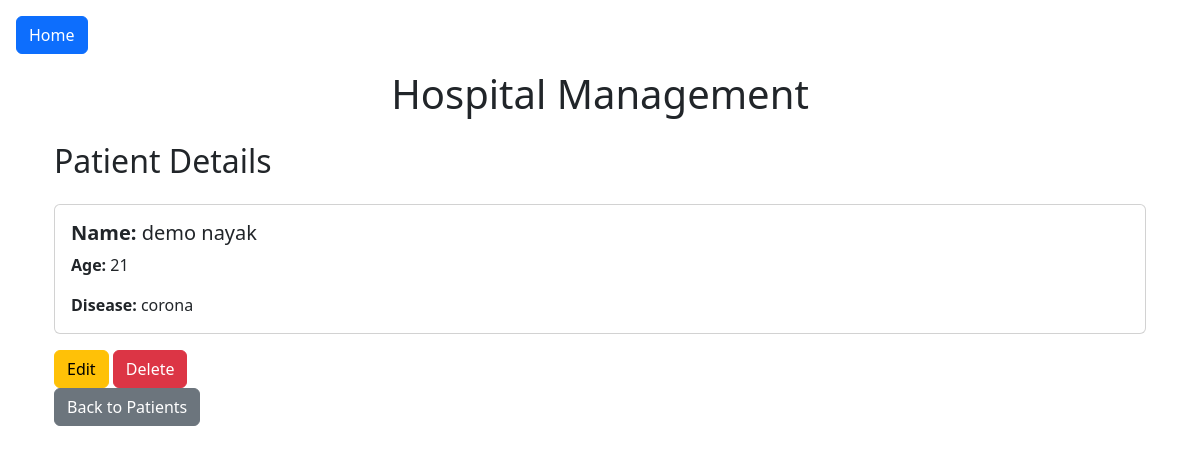
The page /patient/1/detail/ (signed in) on the database as committed earlier.
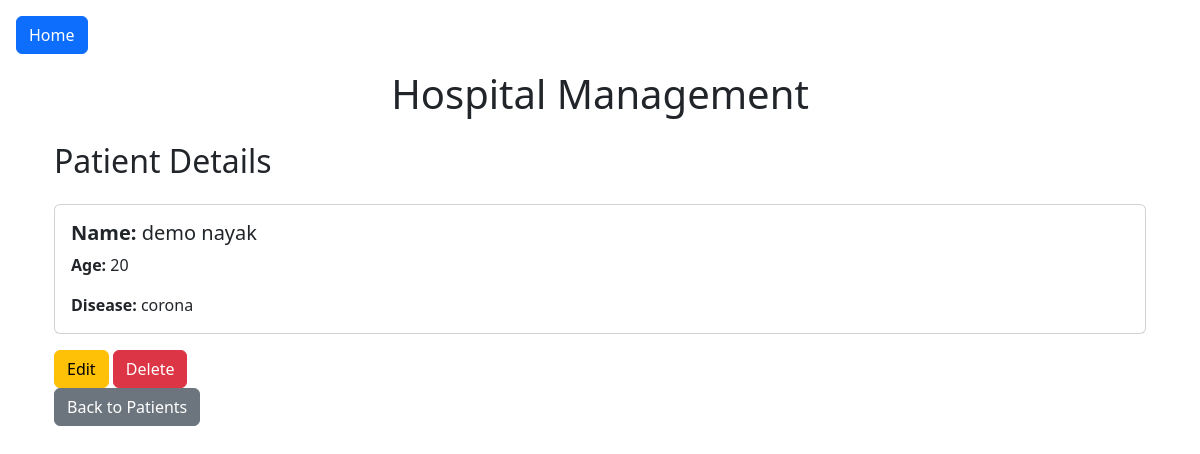
The same page on the database as committed later.
### app/models.py (models this page shows, shortened)
class Patient(models.Model):
    name = models.CharField(max_length=100)
    age = models.IntegerField()
    disease = models.CharField(max_length=100)

### app/views.py (the view)
# urls.py: path('patient/<int:pk>/detail/', PatientDetailView.as_view(), name='patient-detail'),
class PatientDetailView(LoginRequiredMixin, DetailView):
    model = Patient
    template_name = 'patient_detail.html'
    context_object_name = 'patient'

### app/templates/patient_detail.html
{% extends 'base.html' %}
{% block content %}
<div class="container my-4">
    <h2 class="mb-4">Patient Details</h2>
    <div class="card">
        <div class="card-body">
            <h5 class="card-title"><strong>Name:</strong> {{ object.name }}</h5>
            <p class="card-text"><strong>Age:</strong> {{ object.age }}</p>
            <p class="card-text"><strong>Disease:</strong> {{ object.disease }}</p>
        </div>
    </div>
    <div class="mt-3">
        <a href="{% url 'patient-update' patient.pk %}" class="btn btn-warning">Edit</a>
        <a href="{% url 'patient-delete' patient.pk %}" class="btn btn-danger">Delete</a>
    </div>
    <a href="{% url 'patient-list' %}" class="btn btn-secondary">Back to Patients</a>
</div>
{% endblock %}

Rows that differ between the two databases and show on the page:
changed Patient "demo nayak": age "21" → "20"
